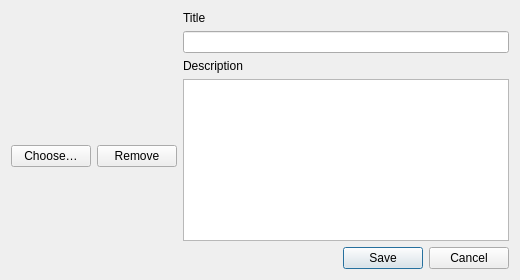
<?xml version="1.0" encoding="UTF-8"?>
<ui version="4.0">
 <class>playlistEditDialog</class>
 <widget class="QDialog" name="playlistEditDialog">
  <property name="geometry">
   <rect>
    <x>0</x>
    <y>0</y>
    <width>520</width>
    <height>280</height>
   </rect>
  </property>
  <property name="windowTitle">
   <string>Edit playlist</string>
  </property>
  <layout class="QVBoxLayout" name="verticalLayout">
   <item>
    <layout class="QHBoxLayout" name="horizontalLayout">
     <item>
      <layout class="QVBoxLayout" name="imageLayout">
       <item>
        <layout class="QHBoxLayout" name="horizontalLayout_2">
         <property name="topMargin">
          <number>0</number>
         </property>
         <item>
          <widget class="QLabel" name="playlistEditImage">
           <property name="minimumSize">
            <size>
             <width>128</width>
             <height>128</height>
            </size>
           </property>
           <property name="maximumSize">
            <size>
             <width>128</width>
             <height>128</height>
            </size>
           </property>
           <property name="toolTip">
            <string>Click to choose an image</string>
           </property>
           <property name="text">
            <string/>
           </property>
           <property name="pixmap">
            <pixmap>assets/list-music.svg</pixmap>
           </property>
           <property name="scaledContents">
            <bool>true</bool>
           </property>
           <property name="alignment">
            <set>Qt::AlignmentFlag::AlignCenter</set>
           </property>
          </widget>
         </item>
        </layout>
       </item>
       <item>
        <layout class="QHBoxLayout" name="imageButtonsLayout">
         <item>
          <widget class="QPushButton" name="playlistEditChooseImageButton">
           <property name="text">
            <string>Choose…</string>
           </property>
          </widget>
         </item>
         <item>
          <widget class="QPushButton" name="playlistEditRemoveImageButton">
           <property name="text">
            <string>Remove</string>
           </property>
          </widget>
         </item>
        </layout>
       </item>
       <item>
        <spacer name="imageSpacer">
         <property name="orientation">
          <enum>Qt::Orientation::Vertical</enum>
         </property>
         <property name="sizeHint" stdset="0">
          <size>
           <width>20</width>
           <height>10</height>
          </size>
         </property>
        </spacer>
       </item>
      </layout>
     </item>
     <item>
      <layout class="QVBoxLayout" name="textLayout">
       <item>
        <widget class="QLabel" name="playlistEditTitleLabel">
         <property name="text">
          <string>Title</string>
         </property>
         <property name="buddy">
          <cstring>playlistEditTitle</cstring>
         </property>
        </widget>
       </item>
       <item>
        <widget class="QLineEdit" name="playlistEditTitle"/>
       </item>
       <item>
        <widget class="QLabel" name="playlistEditDescriptionLabel">
         <property name="text">
          <string>Description</string>
         </property>
         <property name="buddy">
          <cstring>playlistEditDescription</cstring>
         </property>
        </widget>
       </item>
       <item>
        <widget class="QPlainTextEdit" name="playlistEditDescription">
         <property name="tabChangesFocus">
          <bool>true</bool>
         </property>
        </widget>
       </item>
      </layout>
     </item>
    </layout>
   </item>
   <item>
    <widget class="QDialogButtonBox" name="playlistEditButtonBox">
     <property name="orientation">
      <enum>Qt::Orientation::Horizontal</enum>
     </property>
     <property name="standardButtons">
      <set>QDialogButtonBox::StandardButton::Cancel|QDialogButtonBox::StandardButton::Save</set>
     </property>
    </widget>
   </item>
  </layout>
 </widget>
 <tabstops>
  <tabstop>playlistEditTitle</tabstop>
  <tabstop>playlistEditDescription</tabstop>
  <tabstop>playlistEditChooseImageButton</tabstop>
  <tabstop>playlistEditRemoveImageButton</tabstop>
 </tabstops>
 <resources/>
 <connections/>
</ui>
